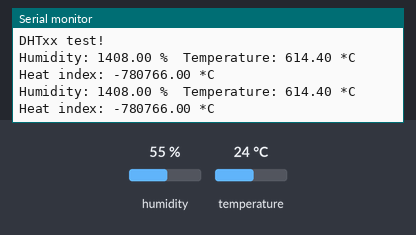
A sketch run on a simulated ESP8266 (NodeMCU). Shown: the last lines printed to the serial monitor. Wiring (inferred from the names in the program): DHT11 sensor: data D7. Inputs (shaded band) come from the test bench; at power-on: humidity 55 %, temperature 24 °C.

Above: at 5.3 s.
5.4 s: humidity set to 22 %
At 7.4 s:
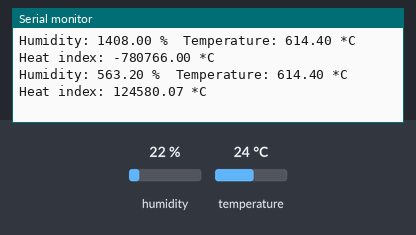
8.8 s: temperature set to 12 °C
At 9.6 s:
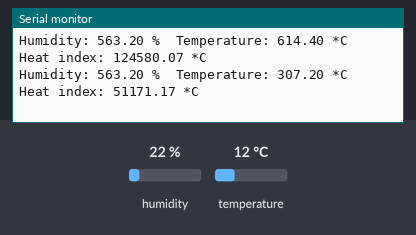
12.2 s: humidity set to 40 %
At 15.1 s:
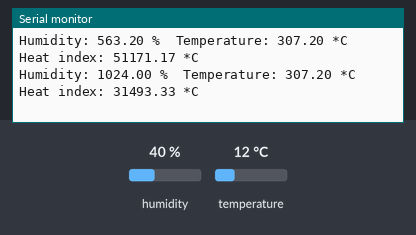
Timing chart, 0 to 16.6 s (numbered marks = the images above; inputs shaded):
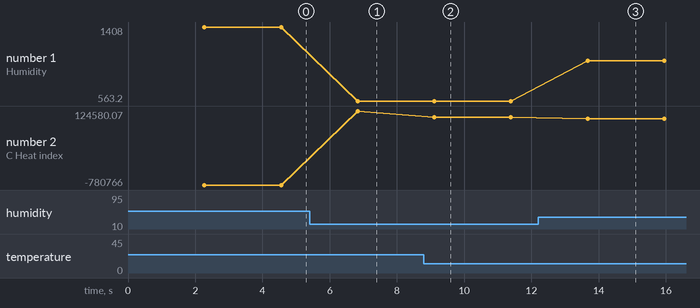

Measured:
- after the input at 5.4 s, the serial monitor: prints a new line after 1.4 s (image 1)
- after the input at 8.8 s, the serial monitor: prints a new line after 0.31 s (image 2)
- after the input at 12.2 s, the serial monitor: prints a new line after 1.5 s (image 3)
- plotted number 1: 1408 → 563.2 after the input at 5.4 s, 563.2 → 1024 after the input at 12.2 s
- plotted number 2: -780766 → 124580.07 after the input at 5.4 s, 124580.07 → 51171.17 after the input at 8.8 s, 51171.17 → 31493.33 after the input at 12.2 s

The sketch:

read_and_report_weather.ino
```cpp
#include "DHT.h"

#define DHTPIN D7     // what digital pin we're connected to

//#define DHTTYPE DHT11   // DHT 11
#define DHTTYPE DHT22   // DHT 22  (AM2302), AM2321

#include <ESP8266WiFi.h>


const char* ssid     = "MESH";
const char* password = "internetplease";


DHT dht(DHTPIN, DHTTYPE);


void connect_to_wifi() {
  WiFi.mode(WIFI_STA);
  WiFi.begin(ssid, password);

  while (WiFi.status() != WL_CONNECTED) {
  delay(500);
  Serial.print(".");
  }

  Serial.println("");
  Serial.println("WiFi connected");
  Serial.println("IP address: ");
  Serial.println(WiFi.localIP());

}

void serial_print_data(float humidity, float temperature, float heat_index) {
  Serial.print("Humidity: ");
  Serial.print(humidity);

  Serial.print(" %\t");
  Serial.print("Temperature: ");
  Serial.print(temperature);
  Serial.print(" *C ");
  Serial.print("Heat index: ");
  Serial.print(heat_index);
  Serial.print(" *C ");
  Serial.println();
}

void read_temp_and_humid() {
      // Wait a few seconds between measurements.
  delay(2000);

  // Reading temperature or humidity takes about 250 milliseconds!
  // Sensor readings may also be up to 2 seconds 'old' (its a very slow sensor)
  float humidity = dht.readHumidity();
  // Read temperature as Celsius (the default)
  float temperature = dht.readTemperature();

  // Check if any reads failed and exit early (to try again).
  if (isnan(humidity) || isnan(temperature) ) {
    Serial.println("Failed to read from DHT sensor!");
    return;
  }

  // Compute heat index in Fahrenheit (the default)
  float heat_index = dht.computeHeatIndex(temperature, humidity, false);

  serial_print_data(humidity, temperature, heat_index);


}

void setup() {
  Serial.begin(9600);
  Serial.println("DHTxx test!");
  //connect_to_wifi();
  dht.begin();
}

void loop() {
  read_temp_and_humid();
}
```
